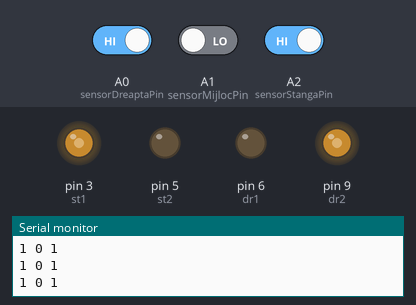
Recording of a sketch running on a simulated Arduino Uno, built with avr-gcc and run on an emulated ATmega328P. On the bench: output pins drawn as LEDs (lit = HIGH), the last lines printed to the serial monitor. The inputs (shaded band) are chosen by the test bench; at power-on: A0 (sensorDreaptaPin) HIGH, A2 (sensorStangaPin) HIGH, A1 (sensorMijlocPin) LOW.

Above: at 1.2 s.
1.3 s: A0 (sensorDreaptaPin) driven LOW
At 1.9 s:
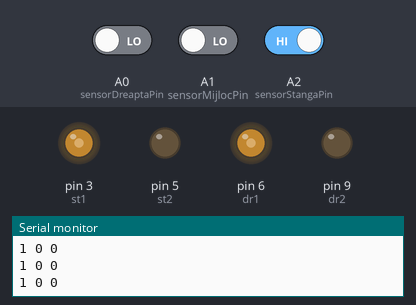
2.8 s: A0 (sensorDreaptaPin) driven HIGH and A2 (sensorStangaPin) driven LOW
At 4.0 s:
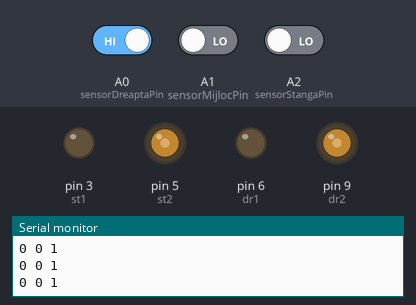
4.3 s: A2 (sensorStangaPin) driven HIGH
At 5.3 s:
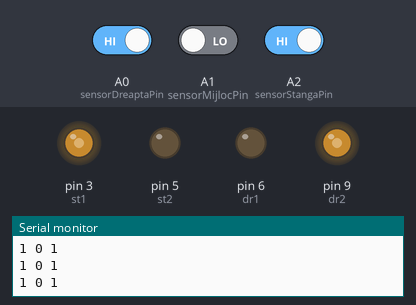
5.8 s: A2 (sensorStangaPin) driven LOW
At 6.4 s:
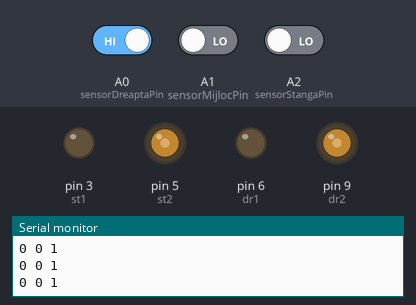
Timing chart, 0 to 8.3 s (numbered marks = the images above; inputs shaded):
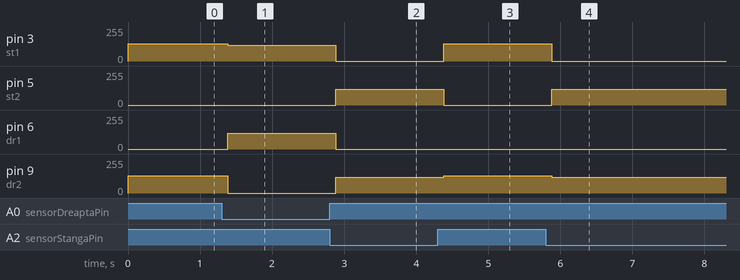

The sketch:

cod_robot.ino
```cpp
int st1 = 3;
int st2 = 5;
int dr1 = 6;
int dr2 = 9;
int sensorStangaPin = A2;
int sensorMijlocPin = A1;
int sensorDreaptaPin = A0;
int sensorStanga;
int sensorMijloc;
int sensorDreapta;
int viteza_croaziera = 130;
int viteza_rotire = 120;

void setup() {
  pinMode(sensorStangaPin, INPUT);
  pinMode(sensorMijlocPin, INPUT);
  pinMode(sensorDreaptaPin, INPUT);

  pinMode(st1, OUTPUT);
  pinMode(st2, OUTPUT);
  pinMode(dr1, OUTPUT);
  pinMode(dr2, OUTPUT);

  digitalWrite(st1, LOW);
  digitalWrite(st2, LOW);
  digitalWrite(dr1, LOW);
  digitalWrite(dr2, LOW);
  Serial.begin(9600);
}

void loop() {
  sensorStanga = digitalRead(sensorStangaPin);
  sensorMijloc = digitalRead(sensorMijlocPin);
  sensorDreapta = digitalRead(sensorDreaptaPin);
  if(sensorDreapta == LOW){
    //oprim mootrul drept
    analogWrite(st1, viteza_rotire);
    analogWrite(st2, LOW);
    analogWrite(dr1, viteza_rotire);
    analogWrite(dr2, LOW);
    delay(15);
  }else if(sensorStanga == LOW){
    //oprim mootrul stang
    analogWrite(st1, LOW);
    analogWrite(st2, viteza_rotire);
    analogWrite(dr1, LOW);
    analogWrite(dr2, viteza_rotire);
    delay(15);
  }else{
    //mergem in fata
    analogWrite(st1, viteza_croaziera);
    analogWrite(st2, LOW);
    analogWrite(dr1, LOW);
    analogWrite(dr2, viteza_croaziera);
    delay(15);
  }

  Serial.print(sensorStanga);
  Serial.print(" ");
  Serial.print(sensorMijloc);
  Serial.print(" ");
  Serial.print(sensorDreapta);
  Serial.print(" ");
  Serial.println();
  delay(100);
}
```

Measured:
- after the input at 1.3 s, pin 3 (st1): 130/255 → 120/255 after 0.08 s; pin 6 (dr1): 0/255 → 120/255 after 0.08 s; pin 9 (dr2): 130/255 → 0/255 after 0.08 s
- after the input at 2.8 s, pin 3 (st1), pin 6 (dr1): 120/255 → 0/255 after 0.08 s; pin 5 (st2), pin 9 (dr2): 0/255 → 120/255 after 0.08 s
- after the input at 4.3 s, pin 3 (st1): 0/255 → 130/255 after 0.08 s; pin 5 (st2): 120/255 → 0/255 after 0.08 s; pin 9 (dr2): 120/255 → 130/255 after 0.08 s
- after the input at 5.8 s, pin 3 (st1): 130/255 → 0/255 after 0.08 s; pin 5 (st2): 0/255 → 120/255 after 0.08 s; pin 9 (dr2): 130/255 → 120/255 after 0.08 s
